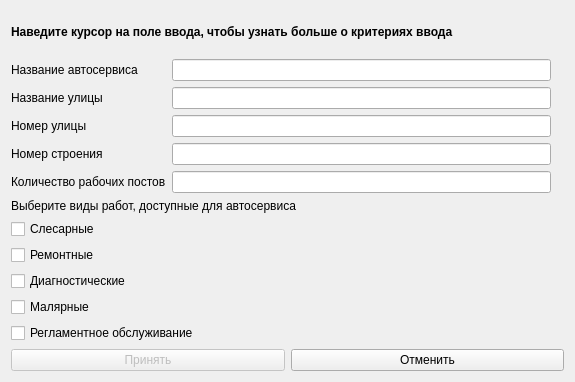
<?xml version="1.0" encoding="UTF-8"?>
<ui version="4.0">
 <class>addingmenu</class>
 <widget class="QDialog" name="addingmenu">
  <property name="windowModality">
   <enum>Qt::WindowModality::NonModal</enum>
  </property>
  <property name="geometry">
   <rect>
    <x>0</x>
    <y>0</y>
    <width>575</width>
    <height>382</height>
   </rect>
  </property>
  <property name="minimumSize">
   <size>
    <width>400</width>
    <height>0</height>
   </size>
  </property>
  <property name="windowTitle">
   <string>Меню добавления автосервиса</string>
  </property>
  <layout class="QVBoxLayout" name="verticalLayout">
   <item>
    <widget class="QLabel" name="label">
     <property name="text">
      <string>&lt;html&gt;&lt;head/&gt;&lt;body&gt;&lt;p&gt;&lt;span style=&quot; font-weight:700;&quot;&gt;Наведите курсор на поле ввода, чтобы узнать больше о критериях ввода&lt;/span&gt;&lt;/p&gt;&lt;/body&gt;&lt;/html&gt;</string>
     </property>
    </widget>
   </item>
   <item>
    <layout class="QGridLayout" name="keyboard_input_collection">
     <item row="3" column="1">
      <widget class="QLineEdit" name="building_number_field">
       <property name="toolTip">
        <string>&lt;html&gt;&lt;head/&gt;&lt;body&gt;&lt;p&gt;Номер улицы - арабские цифры и при необходимости буквы русского алфавита, за исключением букв &amp;quot;ё&amp;quot;, &amp;quot;з&amp;quot;, &amp;quot;й&amp;quot;, &amp;quot;ъ&amp;quot;, &amp;quot;ы&amp;quot;, &amp;quot;ь&amp;quot;, а также символ &amp;quot;/&amp;quot; - косая черта&lt;/p&gt;&lt;/body&gt;&lt;/html&gt;</string>
       </property>
      </widget>
     </item>
     <item row="1" column="0">
      <widget class="QLabel" name="street_name_label">
       <property name="text">
        <string>Название улицы</string>
       </property>
      </widget>
     </item>
     <item row="2" column="1">
      <widget class="QLineEdit" name="street_number_field">
       <property name="toolTip">
        <string>&lt;html&gt;&lt;head/&gt;&lt;body&gt;&lt;p&gt;Номер улицы - число от 1 до 756 (максимальный номер дома в РФ)&lt;/p&gt;&lt;/body&gt;&lt;/html&gt;</string>
       </property>
      </widget>
     </item>
     <item row="0" column="0">
      <widget class="QLabel" name="autoservice_name_label">
       <property name="text">
        <string>Название автосервиса</string>
       </property>
      </widget>
     </item>
     <item row="3" column="0">
      <widget class="QLabel" name="building_number_label">
       <property name="text">
        <string>Номер строения</string>
       </property>
      </widget>
     </item>
     <item row="2" column="0">
      <widget class="QLabel" name="street_number_label">
       <property name="text">
        <string>Номер улицы</string>
       </property>
      </widget>
     </item>
     <item row="0" column="1">
      <widget class="QLineEdit" name="autoservice_name_field">
       <property name="toolTip">
        <string>&lt;html&gt;&lt;head/&gt;&lt;body&gt;&lt;p&gt;Название не должно начинаться или заканчиваться на спецсимволы&lt;/p&gt;&lt;/body&gt;&lt;/html&gt;</string>
       </property>
       <property name="frame">
        <bool>true</bool>
       </property>
      </widget>
     </item>
     <item row="1" column="1">
      <widget class="QLineEdit" name="street_name_field">
       <property name="toolTip">
        <string>&lt;html&gt;&lt;head/&gt;&lt;body&gt;&lt;p&gt;1) Перед названием необходимо указать тип элемента улично - дорожной сети:&lt;br/&gt;- Ул. - улица;&lt;br/&gt;- Пер. - переулок;&lt;br/&gt;- Пр. - проспект;&lt;br/&gt;- Ш. - шоссе.&lt;br/&gt;2) Название улицы не должно начинаться или заканчиваться на спецсимволы.&lt;br/&gt;3) Название улицы должно содержать только кириллические символы&lt;br/&gt;4) Название элемента улично дорожной сети должен быть написан с заглавной буквы&lt;br/&gt;5) Пример: Пр. Мира&lt;br/&gt;&lt;/p&gt;&lt;/body&gt;&lt;/html&gt;</string>
       </property>
      </widget>
     </item>
     <item row="4" column="0">
      <widget class="QLabel" name="amount_of_work_spaces_label">
       <property name="text">
        <string>Количество рабочих постов</string>
       </property>
      </widget>
     </item>
     <item row="4" column="1">
      <widget class="QLineEdit" name="number_of_work_spaces_field">
       <property name="toolTip">
        <string>&lt;html&gt;&lt;head/&gt;&lt;body&gt;&lt;p&gt;Количество рабочих постов - число от 1 до 10&lt;/p&gt;&lt;/body&gt;&lt;/html&gt;</string>
       </property>
      </widget>
     </item>
     <item row="0" column="2">
      <widget class="QLabel" name="error_provider_auto_name">
       <property name="enabled">
        <bool>true</bool>
       </property>
       <property name="text">
        <string/>
       </property>
       <property name="textInteractionFlags">
        <set>Qt::TextInteractionFlag::NoTextInteraction</set>
       </property>
      </widget>
     </item>
     <item row="1" column="2">
      <widget class="QLabel" name="error_provider_street_name">
       <property name="text">
        <string/>
       </property>
      </widget>
     </item>
     <item row="2" column="2">
      <widget class="QLabel" name="error_provider_street_number">
       <property name="text">
        <string/>
       </property>
      </widget>
     </item>
     <item row="3" column="2">
      <widget class="QLabel" name="error_provider_building_number">
       <property name="text">
        <string/>
       </property>
      </widget>
     </item>
     <item row="4" column="2">
      <widget class="QLabel" name="error_provider_working_posts">
       <property name="text">
        <string/>
       </property>
      </widget>
     </item>
    </layout>
   </item>
   <item>
    <layout class="QVBoxLayout" name="types_of_work_collection">
     <item>
      <widget class="QLabel" name="choice_types_of_work_label">
       <property name="text">
        <string>&lt;html&gt;&lt;head/&gt;&lt;body&gt;&lt;p&gt;Выберите виды работ, доступные для автосервиса&lt;/p&gt;&lt;/body&gt;&lt;/html&gt;</string>
       </property>
      </widget>
     </item>
     <item>
      <widget class="QCheckBox" name="locksmith_work_check_box">
       <property name="cursor">
        <cursorShape>PointingHandCursor</cursorShape>
       </property>
       <property name="toolTip">
        <string>&lt;html&gt;&lt;head/&gt;&lt;body&gt;&lt;p&gt;Слесарные работы - кузовной ремонт&lt;/p&gt;&lt;/body&gt;&lt;/html&gt;</string>
       </property>
       <property name="whatsThis">
        <string>&lt;html&gt;&lt;head/&gt;&lt;body&gt;&lt;p&gt;&lt;br/&gt;&lt;/p&gt;&lt;/body&gt;&lt;/html&gt;</string>
       </property>
       <property name="text">
        <string>Слесарные</string>
       </property>
      </widget>
     </item>
     <item>
      <widget class="QCheckBox" name="repair_work_check_box">
       <property name="cursor">
        <cursorShape>PointingHandCursor</cursorShape>
       </property>
       <property name="toolTip">
        <string>&lt;html&gt;&lt;head/&gt;&lt;body&gt;&lt;p&gt;Ремонтные - ремонт определенных компонент машины&lt;/p&gt;&lt;/body&gt;&lt;/html&gt;</string>
       </property>
       <property name="whatsThis">
        <string>&lt;html&gt;&lt;head/&gt;&lt;body&gt;&lt;p&gt;&lt;br/&gt;&lt;/p&gt;&lt;/body&gt;&lt;/html&gt;</string>
       </property>
       <property name="text">
        <string>Ремонтные</string>
       </property>
      </widget>
     </item>
     <item>
      <widget class="QCheckBox" name="diagnostic_work_check_box">
       <property name="cursor">
        <cursorShape>PointingHandCursor</cursorShape>
       </property>
       <property name="toolTip">
        <string>&lt;html&gt;&lt;head/&gt;&lt;body&gt;&lt;p&gt;Диагонстические работы - проверка с помощью специализированных устройств состояния агрегатов машины&lt;/p&gt;&lt;/body&gt;&lt;/html&gt;</string>
       </property>
       <property name="whatsThis">
        <string>&lt;html&gt;&lt;head/&gt;&lt;body&gt;&lt;p&gt;&lt;br/&gt;&lt;/p&gt;&lt;/body&gt;&lt;/html&gt;</string>
       </property>
       <property name="text">
        <string>Диагностические</string>
       </property>
      </widget>
     </item>
     <item>
      <widget class="QCheckBox" name="painting_work_check_box">
       <property name="cursor">
        <cursorShape>PointingHandCursor</cursorShape>
       </property>
       <property name="toolTip">
        <string>&lt;html&gt;&lt;head/&gt;&lt;body&gt;&lt;p&gt;Малярные работы - покраска кузова и отдельных частей кузова&lt;/p&gt;&lt;/body&gt;&lt;/html&gt;</string>
       </property>
       <property name="whatsThis">
        <string>&lt;html&gt;&lt;head/&gt;&lt;body&gt;&lt;p&gt;&lt;br/&gt;&lt;/p&gt;&lt;/body&gt;&lt;/html&gt;</string>
       </property>
       <property name="text">
        <string>Малярные</string>
       </property>
      </widget>
     </item>
     <item>
      <widget class="QCheckBox" name="rouitine_maintenance_check_box">
       <property name="cursor">
        <cursorShape>PointingHandCursor</cursorShape>
       </property>
       <property name="toolTip">
        <string>&lt;html&gt;&lt;head/&gt;&lt;body&gt;&lt;p&gt;Регламентное обслуживание - обслуживание машины, прошедшей определенное количество км после последнего обслуживания&lt;/p&gt;&lt;/body&gt;&lt;/html&gt;</string>
       </property>
       <property name="whatsThis">
        <string>&lt;html&gt;&lt;head/&gt;&lt;body&gt;&lt;p&gt;&lt;br/&gt;&lt;/p&gt;&lt;/body&gt;&lt;/html&gt;</string>
       </property>
       <property name="text">
        <string>Регламентное обслуживание</string>
       </property>
      </widget>
     </item>
    </layout>
   </item>
   <item>
    <layout class="QGridLayout" name="apply_cancel_collection">
     <item row="0" column="0">
      <widget class="QPushButton" name="apply_btn">
       <property name="enabled">
        <bool>false</bool>
       </property>
       <property name="text">
        <string>Принять</string>
       </property>
      </widget>
     </item>
     <item row="0" column="1">
      <widget class="QPushButton" name="cancel_btn">
       <property name="text">
        <string>Отменить</string>
       </property>
      </widget>
     </item>
    </layout>
   </item>
  </layout>
 </widget>
 <resources/>
 <connections/>
</ui>
